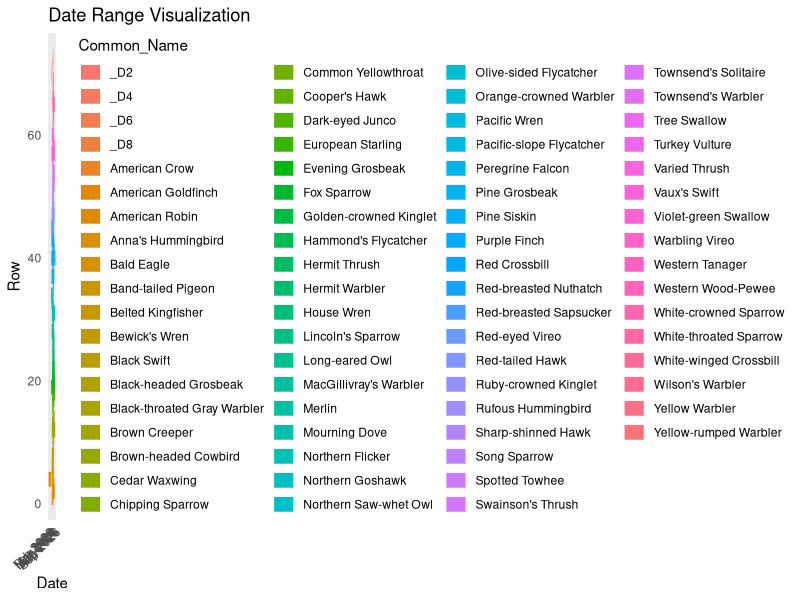

Here is the R script that generated this plot:
data = read.csv('data/species/Species List - Potential species.csv')
data = data[,c('Common_Name', 'Season_Breeding')]

data = na.omit(data)
data = data[data$Season_Breeding != 'N/A', ]
data = data[data$Season_Breeding != '', ]

data = rbind(data, data.frame(
  Common_Name = c("_D2", "_D4", "_D6", "_D8"),
  Season_Breeding = c("22 Apr-2 May", "21 May-2 Jun", "18 Jun-29 Jun", "16 Jul-26 Jul")
))

data['Season_Start'] = as.Date(sapply(strsplit(data$Season_Breeding, "-"), `[`, 1), format = "%d %b")
data['Season_End'] = as.Date(sapply(strsplit(data$Season_Breeding, "-"), `[`, 2), format = "%d %b")

library(ggplot2)
# Create a new dataframe for plotting
plot_df <- data.frame(
  species = data["Common_Name"],
  start = data$Season_Start,
  end = data$Season_End,
  y = 1:nrow(data)
)

# Create the plot
ggplot(plot_df, aes(x = start, xend = end, y = y, yend = y, color = Common_Name)) +
  geom_segment(size = 5) +
  labs(title = "Date Range Visualization", x = "Date", y = "Row") +
  theme_minimal() +
  theme(axis.text.x = element_text(angle = 45, hjust = 1)) +
  scale_x_date(date_breaks = "1 month", date_labels = "%b %Y")

